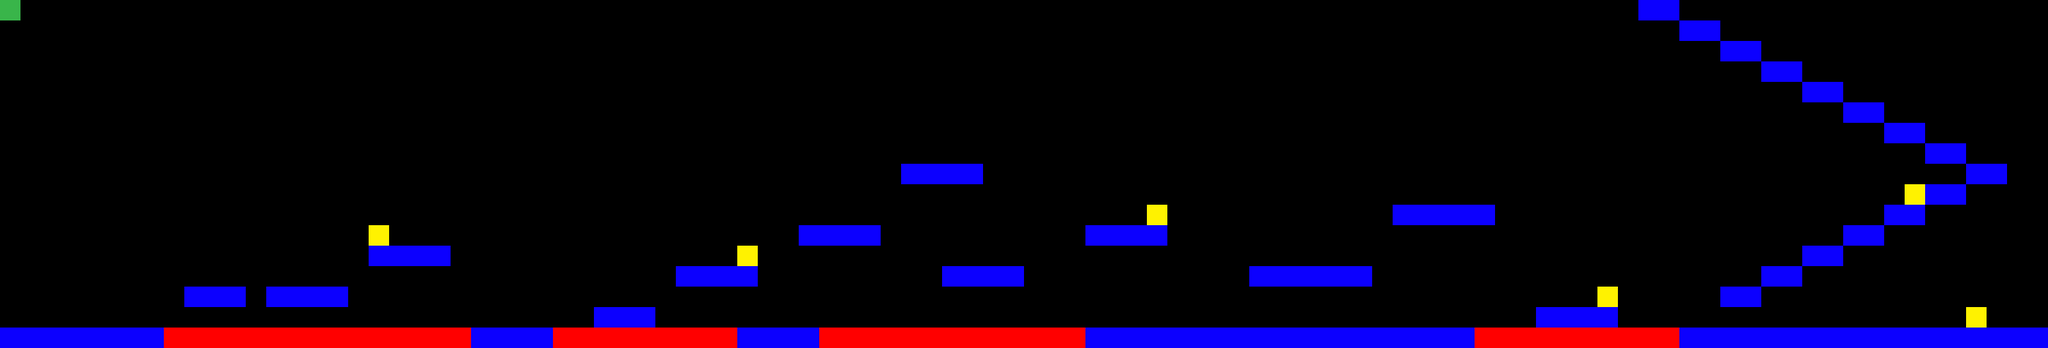

A 2D game scene composited from a Tiled map and its tileset images. What follows is a short description and the map's XML, with each tile layer's data collapsed to a summary:
An orthogonal 100x17 tile map with 32x32 px tiles, 5 tile layers (cannons, enemies, platforms, spikes, ...), 2 tilesets.

<map version="1.0" orientation="orthogonal" renderorder="right-up" width="100" height="17" tilewidth="32" tileheight="32" nextobjectid="3">
 <tileset firstgid="1" name="tilesheet" tilewidth="32" tileheight="32" tilecount="4">
  <image source="tilesheet.png" width="64" height="64" />
 </tileset>
 <tileset firstgid="5" name="tilesheet2" tilewidth="32" tileheight="32" tilecount="9">
  <image source="tilesheet2.png" width="96" height="96" />
 </tileset>
 <layer name="cannons" width="100" height="17">
  <data>[1700 cells, 6 non-empty, 1 distinct tile ids]</data>
 </layer>
 <layer name="enemies" width="100" height="17">
  <data>[1700 cells, 13 non-empty, 1 distinct tile ids]</data>
 </layer>
 <layer name="platforms" width="100" height="17">
  <data>[1700 cells, 132 non-empty, 1 distinct tile ids]</data>
 </layer>
 <layer name="spikes" width="100" height="17">
  <data>[1700 cells, 47 non-empty, 1 distinct tile ids]</data>
 </layer>
 <layer name="player" width="100" height="17">
  <data>[1700 cells, 1 non-empty, 1 distinct tile ids]</data>
 </layer>
</map>
